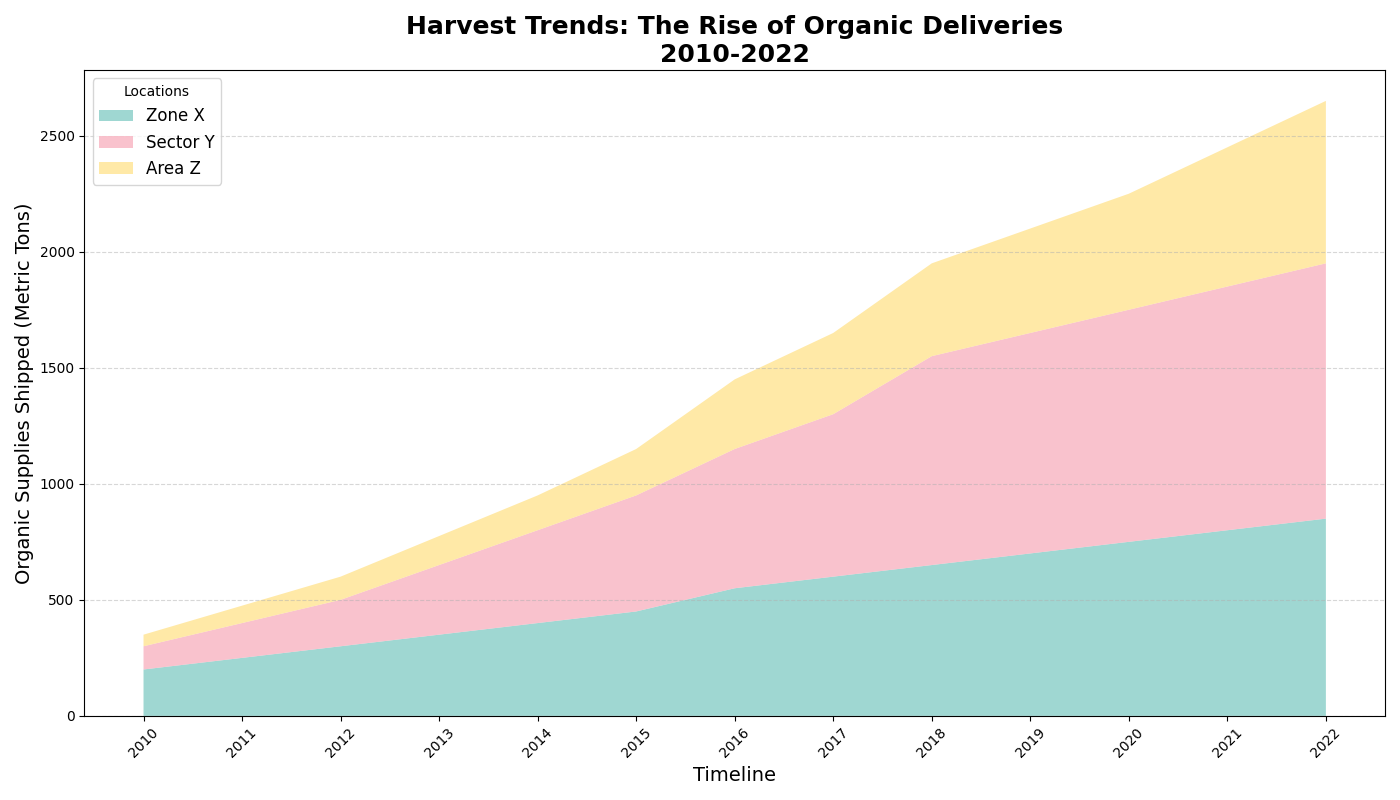

Write Python code to recreate this figure.
import matplotlib.pyplot as plt
import numpy as np

# Data
years = np.arange(2010, 2023)

# Organic produce data (in metric tons)
region_a_produce = [200, 250, 300, 350, 400, 450, 550, 600, 650, 700, 750, 800, 850]
region_b_produce = [100, 150, 200, 300, 400, 500, 600, 700, 900, 950, 1000, 1050, 1100]
region_c_produce = [50, 75, 100, 125, 150, 200, 300, 350, 400, 450, 500, 600, 700]

# Create the figure and axis
fig, ax = plt.subplots(figsize=(14, 8))

# Plot the area chart with new colors
ax.stackplot(years, region_a_produce, region_b_produce, region_c_produce, 
             labels=['Zone X', 'Sector Y', 'Area Z'], 
             colors=['#76c7c0', '#f7a8b8', '#ffe082'], alpha=0.7)

# Adding titles and labels
ax.set_title('Harvest Trends: The Rise of Organic Deliveries\n2010-2022', fontsize=18, fontweight='bold')
ax.set_xlabel('Timeline', fontsize=14)
ax.set_ylabel('Organic Supplies Shipped (Metric Tons)', fontsize=14)

# Adding customizations
ax.set_xticks(years)
ax.yaxis.grid(True, linestyle='--', alpha=0.5)
ax.legend(loc='upper left', title='Locations', fontsize=12)
ax.tick_params(axis='x', labelrotation=45)

plt.tight_layout()
plt.show()
